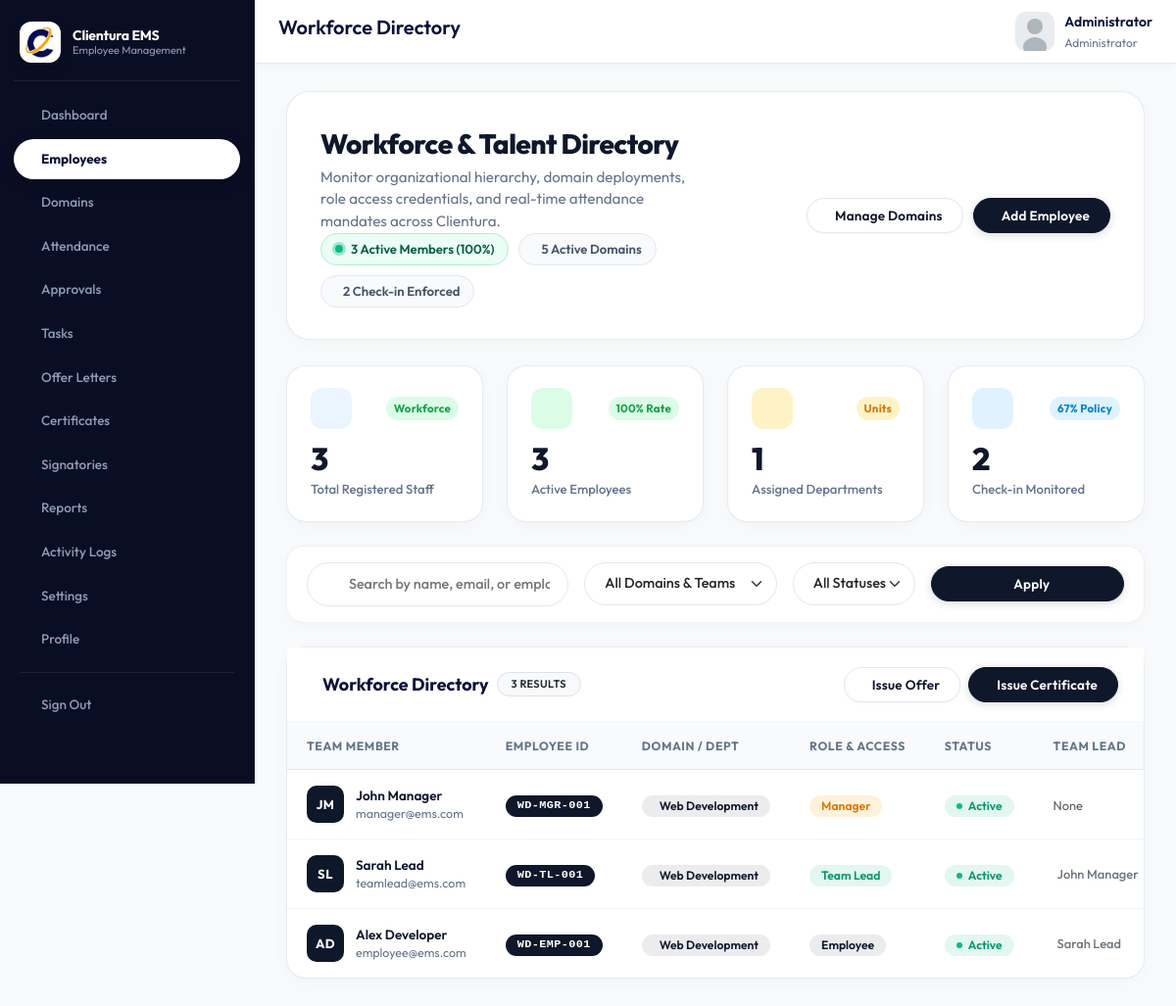
Screenshot of /admin/employees.php (signed in) with the database file from the repository.
### tables this page shows
CREATE TABLE IF NOT EXISTS `employees` (
  `id` INT AUTO_INCREMENT PRIMARY KEY,
  `employee_id` VARCHAR(50) NOT NULL UNIQUE,
  `name` VARCHAR(100) NOT NULL,
  `email` VARCHAR(100) NOT NULL UNIQUE,
  `password` VARCHAR(255) NOT NULL,
  `phone` VARCHAR(20) DEFAULT NULL,
  `address` TEXT DEFAULT NULL,
  `domain_id` INT DEFAULT NULL,
  `designation` VARCHAR(100) DEFAULT NULL,
  `date_of_joining` DATE DEFAULT NULL,
  `status` ENUM('active', 'inactive', 'terminated') DEFAULT 'active',
  `role_id` INT DEFAULT NULL,
  `team_lead_id` INT DEFAULT NULL,
  `requires_checkin` TINYINT(1) DEFAULT 1,
  `avatar` VARCHAR(255) DEFAULT NULL,
  `last_login` DATETIME DEFAULT NULL,
  `last_activity` DATETIME DEFAULT NULL,
  `created_at` TIMESTAMP DEFAULT CURRENT_TIMESTAMP,
  `updated_at` TIMESTAMP DEFAULT CURRENT_TIMESTAMP ON UPDATE CURRENT_TIMESTAMP,
  INDEX (`domain_id`),
  INDEX (`role_id`),
  INDEX (`team_lead_id`)
);

CREATE TABLE IF NOT EXISTS `domains` (
  `id` INT AUTO_INCREMENT PRIMARY KEY,
  `name` VARCHAR(100) NOT NULL,
  `code` VARCHAR(10) NOT NULL UNIQUE,
  `description` TEXT DEFAULT NULL,
  `status` ENUM('active', 'inactive') DEFAULT 'active',
  `created_at` TIMESTAMP DEFAULT CURRENT_TIMESTAMP
);

CREATE TABLE IF NOT EXISTS `roles` (
  `id` INT AUTO_INCREMENT PRIMARY KEY,
  `name` VARCHAR(100) NOT NULL,
  `slug` VARCHAR(50) NOT NULL UNIQUE,
  `description` TEXT DEFAULT NULL,
  `permissions` TEXT DEFAULT NULL,
  `status` ENUM('active', 'inactive') DEFAULT 'active',
  `created_at` TIMESTAMP DEFAULT CURRENT_TIMESTAMP
);

### config/config.php (called while the page is built, shortened)
<?php
require_once __DIR__ . '/database.php';
function url($path) {
    $cleanPath = preg_replace('/\.php$/', '', $path);
    return APP_URL . '/' . ltrim($cleanPath, '/');
}
function getAvatar($avatar) {
    return APP_URL . '/assets/img/default-avatar.svg';
}
?>

### config/database.php (called while the page is built, shortened)
<?php
$conn = new mysqli(DB_HOST, DB_USER, DB_PASS);
$conn->set_charset("utf8mb4");
function executeQuery($sql, $types = "", $params = []) {
    global $conn;
    $stmt = $conn->prepare($sql);
    if (!$stmt->execute()) {
        error_log("SQL Execute Error: " . $stmt->error . " | Query: " . $sql);
        $stmt->close();
        return false;
    }
    if (strpos(strtoupper($sql), 'SELECT') === 0) {
        $result = $stmt->get_result();
        return $result;
    }
    return $stmt;
}
function fetchOne($sql, $types = "", $params = []) {
    $result = executeQuery($sql, $types, $params);
    if ($result && $result instanceof mysqli_result && $result->num_rows > 0) {
        return $result->fetch_assoc();
    }
    return null;
}
function fetchAll($sql, $types = "", $params = []) {
    $result = executeQuery($sql, $types, $params);
    if ($result && $result instanceof mysqli_result) {
        return $result->fetch_all(MYSQLI_ASSOC);
    }
    return [];
}
?>

### admin/employees.php (the view, shortened to what this page needs)
<?php
require_once __DIR__ . '/../config/config.php';
$action = $_GET['action'] ?? '';
$domains = fetchAll("SELECT * FROM domains WHERE status = 'active' ORDER BY name");
$totalStaff = fetchOne("SELECT COUNT(*) as count FROM employees")['count'] ?? 0;
$activeStaff = fetchOne("SELECT COUNT(*) as count FROM employees WHERE status = 'active'")['count'] ?? 0;
$activeDomainsCount = fetchOne("SELECT COUNT(DISTINCT domain_id) as count FROM employees WHERE status = 'active' AND domain_id IS NOT NULL")['count'] ?? 0;
$checkinRequiredCount = fetchOne("SELECT COUNT(*) as count FROM employees WHERE requires_checkin = 1 AND status = 'active'")['count'] ?? 0;
$activeRate = $totalStaff > 0 ? round(($activeStaff / $totalStaff) * 100) : 100;
$checkinRate = $activeStaff > 0 ? round(($checkinRequiredCount / $activeStaff) * 100) : 0;
$search = $_GET['search'] ?? '';
$whereClause = "WHERE 1=1";
$params = [];
$types = "";
$employees = fetchAll(
    "SELECT e.*, d.name as domain_name, d.code as domain_code, r.name as role_name, r.slug as role_slug,
            tl.name as team_lead_name
     FROM employees e
     LEFT JOIN domains d ON e.domain_id = d.id
     LEFT JOIN roles r ON e.role_id = r.id
     LEFT JOIN employees tl ON e.team_lead_id = tl.id
     $whereClause
     ORDER BY e.id ASC",
    $types,
    $params
);
require_once __DIR__ . '/../includes/header.php';
require_once __DIR__ . '/../includes/admin-sidebar.php';
?>
<div class="main-content">
    <header class="main-header">
        <div class="header-left">
            <h1 class="page-title">Workforce Directory</h1>
        </div>
        <div class="header-right">
            <div class="dropdown">
                <div class="user-dropdown" data-bs-toggle="dropdown">
                    <img src="<?php echo getAvatar($_SESSION['avatar'] ?? ''); ?>" alt="Avatar" class="user-avatar">
                    <div class="user-info">
                        <div class="user-name"><?php echo htmlspecialchars($_SESSION['user_name'] ?? 'Admin'); ?></div>
                        <div class="user-role">Administrator</div>
                    </div>
                </div>
            </div>
        </div>
    </header>
    <div class="content-wrapper">
        <?php if ($action !== 'add' && $action !== 'edit'): ?>
        <div class="saas-hero">
            <div class="row align-items-center">
                <div class="col-xl-6 col-lg-5">
                    <div class="saas-hero-content">
                        <h2 class="saas-hero-title">Workforce & Talent Directory</h2>
                        <p class="saas-hero-subtitle">
                            Monitor organizational hierarchy, domain deployments, role access credentials, and real-time attendance mandates across Clientura.
                        </p>
                        <div class="saas-hero-pills">
                            <span class="saas-pill live-pulse">
                                <span class="pulse-dot"></span>
                                <?php echo $activeStaff; ?> Active Members (<?php echo $activeRate; ?>%)
                            </span>
                            <span class="saas-pill">
                                <?php echo count($domains); ?> Active Domains
                            </span>
                            <span class="saas-pill">
                                <?php echo $checkinRequiredCount; ?> Check-in Enforced
                            </span>
                        </div>
                    </div>
                </div>
                <div class="col-xl-6 col-lg-7 mt-3 mt-lg-0 text-lg-end">
                    <div class="saas-hero-actions">
                        <a href="<?php echo url('admin/domains'); ?>" class="btn btn-saas-light">
                            <span>Manage Domains</span>
                        </a>
                        <a href="<?php echo url('admin/employees'); ?>?action=add" class="btn btn-saas-dark">
                            <span>Add Employee</span>
                        </a>
                    </div>
                </div>
            </div>
        </div>
        <div class="row g-4 mb-4">
            <div class="col-sm-6 col-xl-3">
                <div class="metric-card">
                    <div class="metric-card-top">
                        <div class="metric-icon-badge navy">
                        </div>
                        <span class="metric-trend-pill active">Workforce</span>
                    </div>
                    <div class="metric-value"><?php echo $totalStaff; ?></div>
                    <div class="metric-label">Total Registered Staff</div>
                </div>
            </div>
            <div class="col-sm-6 col-xl-3">
                <div class="metric-card">
                    <div class="metric-card-top">
                        <div class="metric-icon-badge emerald">
                        </div>
                        <span class="metric-trend-pill active"><?php echo $activeRate; ?>% Rate</span>
                    </div>
                    <div class="metric-value"><?php echo $activeStaff; ?></div>
                    <div class="metric-label">Active Employees</div>
                </div>
            </div>
            <div class="col-sm-6 col-xl-3">
                <div class="metric-card">
                    <div class="metric-card-top">
                        <div class="metric-icon-badge amber">
                        </div>
                        <span class="metric-trend-pill warning">Units</span>
                    </div>
                    <div class="metric-value"><?php echo $activeDomainsCount; ?></div>
                    <div class="metric-label">Assigned Departments</div>
                </div>
            </div>
            <div class="col-sm-6 col-xl-3">
                <div class="metric-card">
                    <div class="metric-card-top">
                        <div class="metric-icon-badge sky">
                        </div>
                        <span class="metric-trend-pill sky"><?php echo $checkinRate; ?>% Policy</span>
                    </div>
                    <div class="metric-value"><?php echo $checkinRequiredCount; ?></div>
                    <div class="metric-label">Check-in Monitored</div>
                </div>
            </div>
        </div>
        <div class="saas-toolbar">
            <form method="GET" class="row g-3 align-items-center">
                <div class="col-lg-4 col-md-5">
                    <div class="saas-input-group">
                        <input type="text" class="saas-input" name="search"
                               placeholder="Search by name, email, or employee ID..."
                               value="<?php echo htmlspecialchars($search); ?>">
                    </div>
                </div>
                <div class="col-lg-3 col-md-3">
                    <select class="form-select saas-select" name="domain">
                        <option value="">All Domains & Teams</option>
                    </select>
                </div>
                <div class="col-lg-2 col-md-2">
                    <select class="form-select saas-select" name="status">
                        <option value="">All Statuses</option>
                    </select>
                </div>
                <div class="col-lg-3 col-md-2 d-flex gap-2">
                    <button type="submit" class="btn btn-saas-dark flex-fill">
                        <span>Apply</span>
                    </button>
                </div>
            </form>
        </div>
        <div class="saas-card">
            <div class="saas-card-header">
                <div class="d-flex align-items-center gap-2">
                    <h5 class="saas-card-title">
                        Workforce Directory
                    </h5>
                    <span class="badge bg-light text-dark border px-2 py-1 rounded-pill small">
                        <?php echo count($employees); ?> Results
                    </span>
                </div>
                <div class="d-flex align-items-center gap-2">
                    <a href="<?php echo url('admin/generate-offer'); ?>" class="btn btn-sm btn-saas-light">
                        <span>Issue Offer</span>
                    </a>
                    <a href="<?php echo url('admin/generate-certificate'); ?>" class="btn btn-sm btn-saas-dark">
                        <span>Issue Certificate</span>
                    </a>
                </div>
            </div>
            <div class="table-responsive">
                <?php if (count($employees) > 0): ?>
                <table class="saas-table">
                    <thead>
                        <tr>
                            <th>Team Member</th>
                            <th>Employee ID</th>
                            <th>Domain / Dept</th>
                            <th>Role & Access</th>
                            <th>Status</th>
                            <th>Team Lead</th>
                        </tr>
                    </thead>
                    <tbody>
                        <?php foreach ($employees as $emp):
                            $initials = strtoupper(substr($emp['name'], 0, 1) . (strpos($emp['name'], ' ') !== false ? substr($emp['name'], strpos($emp['name'], ' ') + 1, 1) : ''));
                        ?>
                        <tr>
                            <td>
                                <div class="saas-user-cell">
                                    <?php if (!empty($emp['avatar'])): ?>
                                    <img src="<?php echo getAvatar($emp['avatar']); ?>" class="saas-avatar" alt="">
                                    <?php else: ?>
                                    <div class="saas-avatar-initials"><?php echo $initials ?: 'EM'; ?></div>
                                    <?php endif; ?>
                                    <div>
                                        <div class="saas-user-name"><?php echo htmlspecialchars($emp['name']); ?></div>
                                        <div class="saas-user-sub"><?php echo htmlspecialchars($emp['email']); ?></div>
                                    </div>
                                </div>
                            </td>
                            <td>
                                <span class="saas-id-badge"><?php echo htmlspecialchars($emp['employee_id']); ?></span>
                            </td>
                            <td>
                                <?php if (!empty($emp['domain_name'])): ?>
                                <span class="saas-tag primary">
                                    <?php echo htmlspecialchars($emp['domain_name']); ?>
                                </span>
                                <?php else: ?>
                                <span class="text-muted small">Unassigned</span>
                                <?php endif; ?>
                            </td>
                            <td>
                                <?php if (!empty($emp['role_name'])): ?>
                                <span class="saas-tag <?php
                                    echo match($emp['role_slug']) {
                                        'super_admin', 'admin' => 'rose',
                                        'manager' => 'amber',
                                        'hr' => 'sky',
                                        'team_lead' => 'emerald',
                                        default => 'primary'
                                    };
                                ?>">
                                    <?php echo htmlspecialchars($emp['role_name']); ?>
                                </span>
                                <?php else: ?>
                                <span class="saas-tag primary"><?php echo htmlspecialchars($emp['designation'] ?: 'Employee'); ?></span>
                                <?php endif; ?>
                            </td>
                            <td>
                                <?php if ($emp['status'] === 'active'): ?>
                                <span class="saas-tag emerald">
                                    <span class="pulse-dot" style="width: 6px; height: 6px; border-radius: 50%; background: #10B981; display: inline-block;"></span>
                                    Active
                                </span>
                                <?php elseif ($emp['status'] === 'inactive'): ?>
                                <span class="saas-tag amber">Inactive</span>
                                <?php else: ?>
                                <span class="saas-tag rose">Terminated</span>
                                <?php endif; ?>
                            </td>
                            <td>
                                <?php if (!empty($emp['team_lead_name'])): ?>
                                <div class="d-flex align-items-center gap-1 text-secondary small fw-medium">
                                    <?php echo htmlspecialchars($emp['team_lead_name']); ?>
                                </div>
                                <?php else: ?>
                                <span class="text-muted small">None</span>
                                <?php endif; ?>
                            </td>
                        </tr>
                        <?php endforeach; ?>
                    </tbody>
                </table>
                <?php endif; ?>
            </div>
        </div>
        <?php endif; ?>
    </div>
</div>
<?php require_once __DIR__ . '/../includes/footer.php'; ?>

### rows the page displays
employees: name "JM", name "John Manager", email "manager@ems.com", employee "WD-MGR-001", domain.name "Web Development", role.name "Manager", status "active" (drawn), shows "None"
employees: name "SL", name "Sarah Lead", email "teamlead@ems.com", employee "WD-TL-001", domain.name "Web Development", role.name "Team Lead", status "active" (drawn), employees.name "John Manager"
employees: name "AD", name "Alex Developer", email "employee@ems.com", employee "WD-EMP-001", domain.name "Web Development", role.name "Employee", status "active" (drawn), employees.name "Sarah Lead"

### other values shown
$_SESSION['user_name'] "Administrator"
$activeStaff "3"
$activeRate "100"
count($domains) "5"
$checkinRequiredCount "2"
$totalStaff "3"
$activeDomainsCount "1"
$checkinRate "67"
count($employees) "3"
